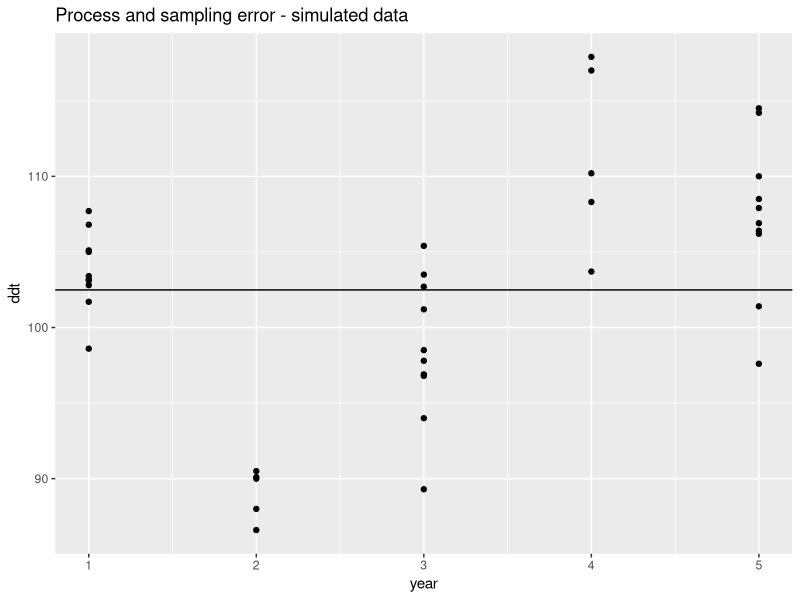
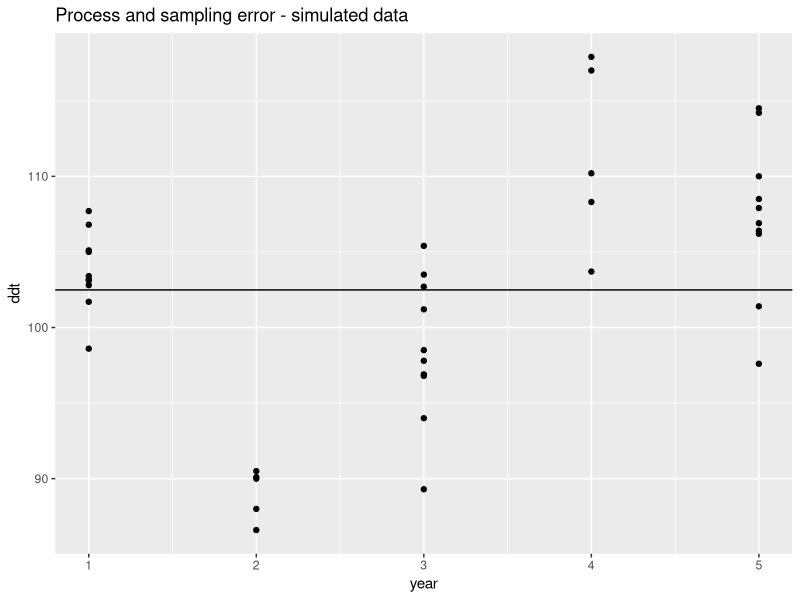

Write the R code that produced these figures, in order.
# Illustration of how to separate process and sampling error using simulated data.
# 2014-07-29 CJS First Edition


# Generate DDT data with year-to-year random variation and within bird random variation.
#

library(ggplot2)
library(lme4)
library(plyr)

set.seed(23432)
mean.DDT   <- 100
process.SD <- 10
sample.SD  <- 5
sample.size <- data.frame(year=1:5, birds=c(10,5,10,5,10))

gen.data <- ddply(sample.size, "year", function(x,mean, process.SD, sample.SD){
  # Generate one year of data
  ddt <- mean + rnorm(1,0,process.SD) + rnorm(x$birds,0,sample.SD)
  ddt <- round(ddt,1)
  res <- data.frame(year=x$year, ddt=ddt)
  return(res)
}, mean=mean.DDT, process.SD=process.SD, sample.SD=sample.SD)

write.csv(gen.data, 'ddt.csv', row.names=FALSE)



ddtplot <- ggplot(data=gen.data, aes(x=year, y=ddt))+
   ggtitle("Process and sampling error - simulated data")+
   geom_point()+
   geom_hline(yintercept=mean(gen.data$ddt))
ddtplot
ggsave(plot=ddtplot, file="ddt-plot-001.png", height=4, width=6, units="in")

# Fit a model to measure the two sources of variation.
gen.data$yearF <- factor(gen.data$year) # convert this to factor
library(lme4)
fit <- lmer( ddt ~ 1 + (1|yearF), data=gen.data)
summary(fit)
sink("ddt-varcomp-R-001.txt", split=TRUE)
VarCorr(fit)  # Extract the variance components
sink()
